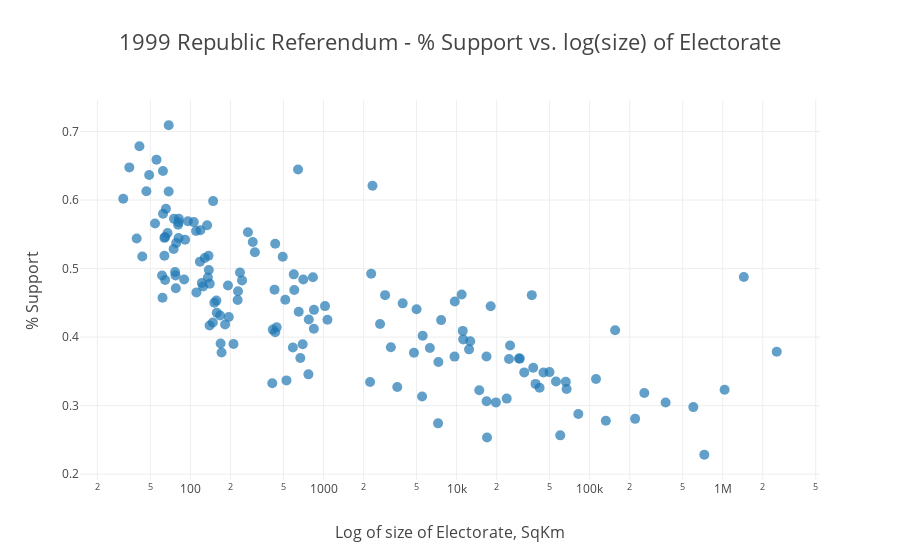

The notebook cell this image was saved under:
### Code cell
py.iplot(figure02, filename='figure02')
# pyonline.image.ishow(figure02, width=1500, height=750)

### Figure 1 — Plotly figure (JSON) as saved in the notebook; plotly's stock layout.template omitted (floating-point values rounded to 4 significant figures; data arrays with more than 128 entries replaced by an {"elided": "..."} marker saying what was removed)
{"data": [{"marker": {"opacity": 0.7, "size": 10}, "mode": "markers", "name": "% Yes", "text": {"elided": "148 str values"}, "type": "scatter", "x": {"elided": "148 float values"}, "y": {"elided": "148 float values"}}], "layout": {"title": "1999 Republic Referendum - % Support vs. log(size) of Electorate", "titlefont": {"family": "Open Sans", "size": 22}, "xaxis": {"title": "Log of size of Electorate, SqKm", "titlefont": {"family": "Open Sans", "size": 16}, "type": "log"}, "yaxis": {"title": "% Support", "titlefont": {"family": "Open Sans", "size": 16}}}}
